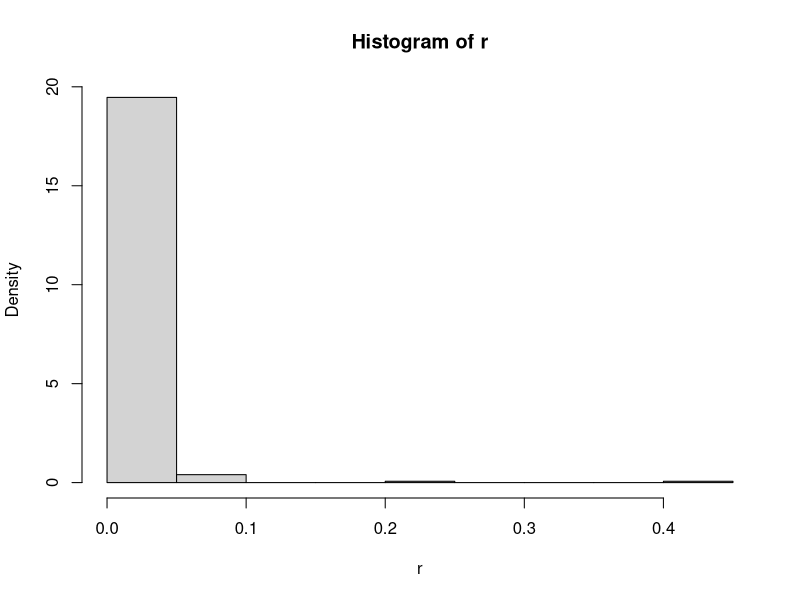
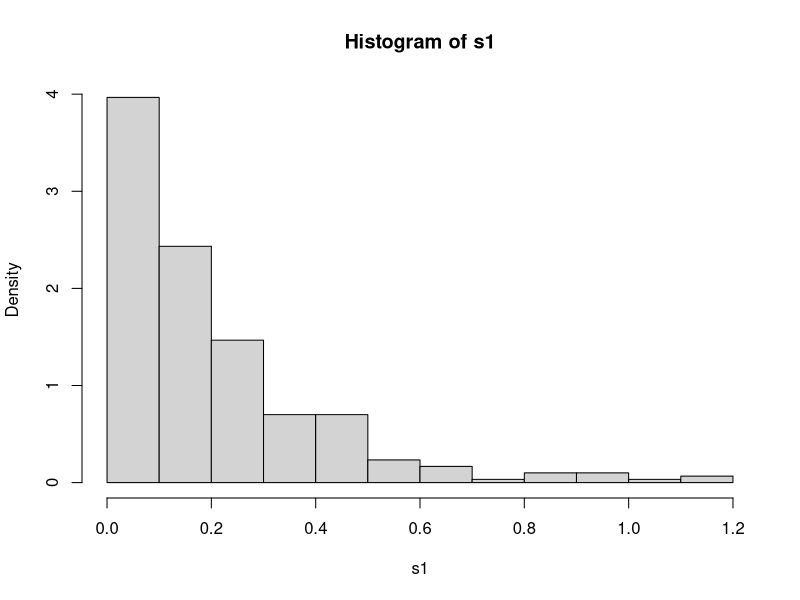
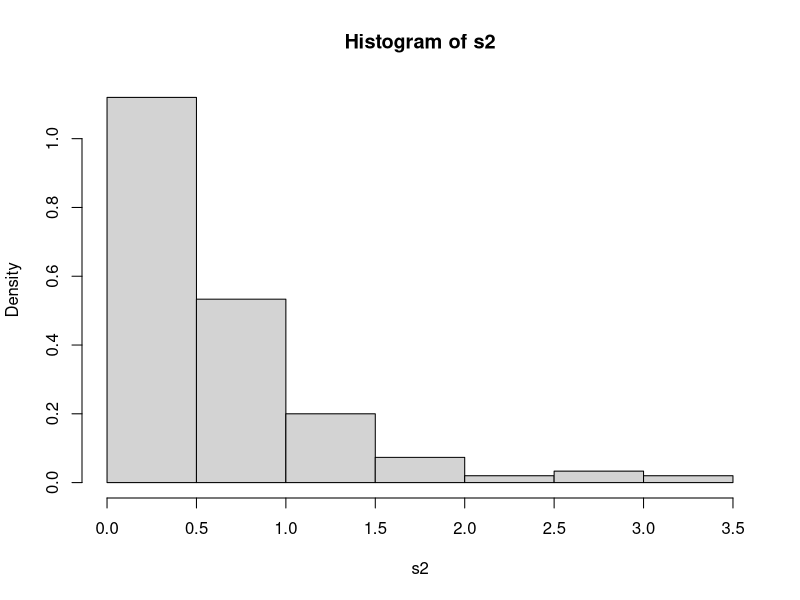

R code for these plots, in order:
#!/usr/bin/env Rscript
require('plotrix')
data = read.csv("arrival_service_times.csv")
rs = read.csv("interarrival.csv")
s1 = data[,'s1']
s2 = data[,'s2']
r = rs[,'r']
png('interarrival.png')
h_r = hist(r, freq = FALSE)
png('service1.png')
h_s1 = hist(s1, freq = FALSE)
png('service2.png')
h_s2 = hist(s2, freq = FALSE)
dev.off()
